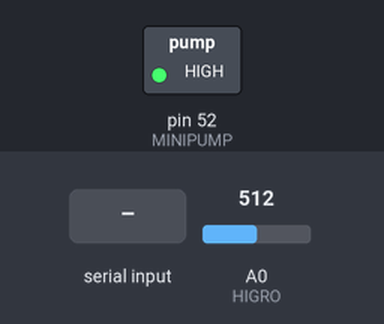
Bench run of a sketch on a simulated Arduino Mega 2560, built with avr-gcc and run on an emulated ATmega2560. Shown: switched loads named in the sketch (green lamp = pin HIGH). The test bench sets the inputs (shaded band); at power-on: A0 (HIGRO) = 512. What the sketch prints to the serial monitor is not drawn.

Above: at 1.3 s.
1.4 s: "1\n" received over Serial
At 3.7 s:
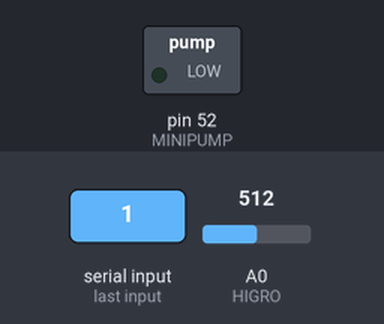
4.0 s: "0\n" received over Serial
At 5.9 s:
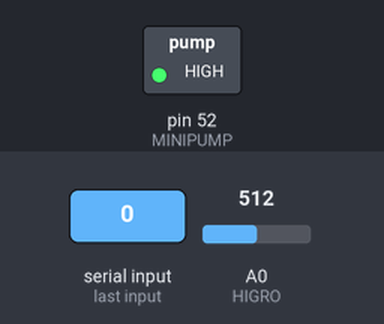
Timing chart, 0 to 7.4 s (numbered marks = the images above; inputs shaded):
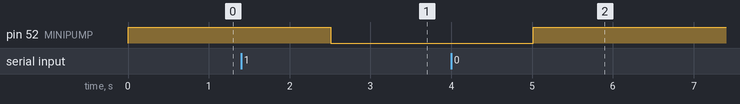

Measured:
- after the input at 1.4 s, pin 52 (MINIPUMP): HIGH → LOW after 1.1 s
- after the input at 4.0 s, pin 52 (MINIPUMP): LOW → HIGH after 1.0 s

The sketch:

jardim.ino
```cpp
#define MINIPUMP 52
#define HIGRO A0

unsigned long tarefanterior1 = millis();
unsigned long tarefanterior2 = millis();

int analogSoloSeco = 1300; //VALOR MEDIDO COM O SOLO SECO (VOCÊ PODE FAZER TESTES E AJUSTAR ESTE VALOR)
int analogSoloMolhado = 900; //VALOR MEDIDO COM O SOLO MOLHADO (VOCÊ PODE FAZER TESTES E AJUSTAR ESTE VALOR)
int percSoloSeco = 0; //MENOR PERCENTUAL DO SOLO SECO (0% - NÃO ALTERAR)
int percSoloMolhado = 100; //MAIOR PERCENTUAL DO SOLO MOLHADO (100% - NÃO ALTERAR)

int valorLidoHigro; //VARIÁVEL QUE ARMAZENA O PERCENTUAL DE UMIDADE DO SOLO
int valorLidoRes;

int acionamentoMiniBomba = 0;

void setup() {
  // put your setup code here, to run once:
  pinMode(MINIPUMP, OUTPUT);    // configura o pino digital 13 como saída
  pinMode(HIGRO, INPUT);
  Serial.begin(9600); //INICIALIZA A SERIAL
  digitalWrite(MINIPUMP,HIGH);
}

void loop() {
  // put your main code here, to run repeatedly:
  if ((millis() - tarefanterior1) > 250){
    Sensor();
    tarefanterior1 = millis();
  }

  if ((millis() - tarefanterior2) > 250){
    Atuador();
    tarefanterior2 = millis();
  }
}

void Sensor() {
  valorLidoHigro = constrain(analogRead(HIGRO), analogSoloMolhado, analogSoloSeco); //MANTÉM valor Lido DENTRO DO INTERVALO (ENTRE analogSoloMolhado E analogSoloSeco)
  //valorLidoHigro = constrain(500, analogSoloMolhado, analogSoloSeco); //MANTÉM valor Lido DENTRO DO INTERVALO (ENTRE analogSoloMolhado E analogSoloSeco)
  valorLidoHigro = map(valorLidoHigro, analogSoloMolhado, analogSoloSeco, percSoloMolhado, percSoloSeco); //EXECUTA A FUNÇÃO "map" DE ACORDO COM OS PARÂMETROS PASSADOS
  Serial.print(valorLidoHigro);
}

void Atuador() {
  if (Serial.available() > 0){
    acionamentoMiniBomba = Serial.readString().toInt();
    if(acionamentoMiniBomba == 1){
    digitalWrite(MINIPUMP, LOW);
    }
    if(acionamentoMiniBomba == 0){
    digitalWrite(MINIPUMP, HIGH);
  }
 }
}
```
